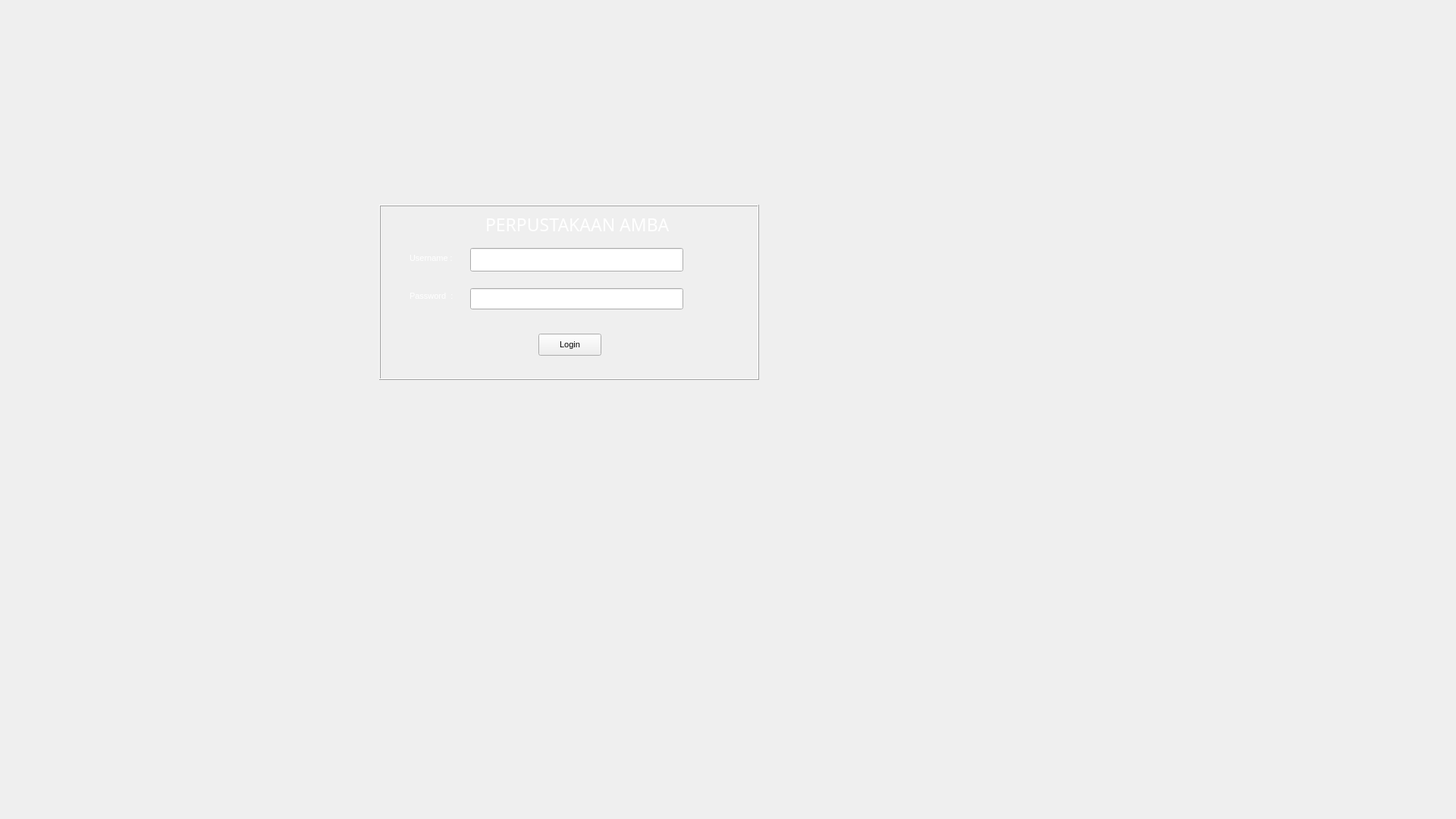
<?xml version="1.0" encoding="UTF-8"?>
<ui version="4.0">
 <class>MainWindow</class>
 <widget class="QMainWindow" name="MainWindow">
  <property name="geometry">
   <rect>
    <x>0</x>
    <y>0</y>
    <width>1920</width>
    <height>1080</height>
   </rect>
  </property>
  <property name="font">
   <font>
    <pointsize>8</pointsize>
   </font>
  </property>
  <property name="windowTitle">
   <string>MainWindow</string>
  </property>
  <property name="styleSheet">
   <string notr="true"/>
  </property>
  <widget class="QWidget" name="centralwidget">
   <widget class="QLabel" name="label">
    <property name="geometry">
     <rect>
      <x>540</x>
      <y>330</y>
      <width>81</width>
      <height>20</height>
     </rect>
    </property>
    <property name="styleSheet">
     <string notr="true">color: #FFFFFF;
</string>
    </property>
    <property name="text">
     <string>Username :</string>
    </property>
   </widget>
   <widget class="QLineEdit" name="lineEdit_username">
    <property name="geometry">
     <rect>
      <x>620</x>
      <y>327</y>
      <width>281</width>
      <height>31</height>
     </rect>
    </property>
   </widget>
   <widget class="QLabel" name="label_2">
    <property name="geometry">
     <rect>
      <x>540</x>
      <y>380</y>
      <width>101</width>
      <height>20</height>
     </rect>
    </property>
    <property name="styleSheet">
     <string notr="true">color: #FFFFFF;</string>
    </property>
    <property name="text">
     <string>Password  :</string>
    </property>
   </widget>
   <widget class="QLineEdit" name="lineEdit_password">
    <property name="geometry">
     <rect>
      <x>620</x>
      <y>380</y>
      <width>281</width>
      <height>28</height>
     </rect>
    </property>
    <property name="echoMode">
     <enum>QLineEdit::EchoMode::Password</enum>
    </property>
   </widget>
   <widget class="QPushButton" name="pushButton_login">
    <property name="geometry">
     <rect>
      <x>710</x>
      <y>440</y>
      <width>83</width>
      <height>29</height>
     </rect>
    </property>
    <property name="text">
     <string>Login</string>
    </property>
   </widget>
   <widget class="QLabel" name="label_4">
    <property name="geometry">
     <rect>
      <x>0</x>
      <y>0</y>
      <width>63</width>
      <height>20</height>
     </rect>
    </property>
    <property name="text">
     <string/>
    </property>
    <property name="pixmap">
     <pixmap>:/background/background.jpg</pixmap>
    </property>
   </widget>
   <widget class="QFrame" name="frame_2">
    <property name="geometry">
     <rect>
      <x>500</x>
      <y>270</y>
      <width>501</width>
      <height>231</height>
     </rect>
    </property>
    <property name="autoFillBackground">
     <bool>false</bool>
    </property>
    <property name="styleSheet">
     <string notr="true">background-image: url(:/gambar/Boxlogin.jpg);</string>
    </property>
    <property name="frameShape">
     <enum>QFrame::Shape::Box</enum>
    </property>
    <property name="frameShadow">
     <enum>QFrame::Shadow::Raised</enum>
    </property>
   </widget>
   <widget class="QLabel" name="label_3">
    <property name="geometry">
     <rect>
      <x>640</x>
      <y>280</y>
      <width>251</width>
      <height>31</height>
     </rect>
    </property>
    <property name="font">
     <font>
      <family>Market Deco</family>
      <pointsize>17</pointsize>
      <bold>false</bold>
     </font>
    </property>
    <property name="acceptDrops">
     <bool>false</bool>
    </property>
    <property name="styleSheet">
     <string notr="true">color: #FFFFFF;

</string>
    </property>
    <property name="text">
     <string>PERPUSTAKAAN AMBA</string>
    </property>
   </widget>
   <widget class="QLabel" name="label_5">
    <property name="geometry">
     <rect>
      <x>0</x>
      <y>0</y>
      <width>1920</width>
      <height>1080</height>
     </rect>
    </property>
    <property name="styleSheet">
     <string notr="true">background-image: url(:/gambar/2111.w039.n003.23B.p1.23.jpg);</string>
    </property>
    <property name="text">
     <string/>
    </property>
   </widget>
   <zorder>label_5</zorder>
   <zorder>frame_2</zorder>
   <zorder>label</zorder>
   <zorder>lineEdit_username</zorder>
   <zorder>label_2</zorder>
   <zorder>lineEdit_password</zorder>
   <zorder>pushButton_login</zorder>
   <zorder>label_4</zorder>
   <zorder>label_3</zorder>
  </widget>
 </widget>
 <resources/>
 <connections/>
</ui>
